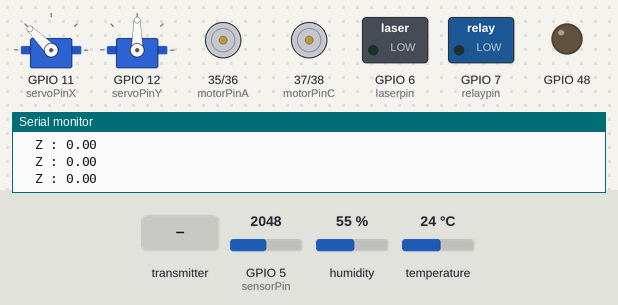
A sketch run on a simulated ESP32-S3. On the bench: 2 × servo, motor-driver pin pairs drawn as motors (green arrow = first pin HIGH = forward, orange = second pin HIGH = backward, longer = more drive), switched loads named in the sketch (green lamp = pin HIGH), output pins drawn as LEDs (lit = HIGH), the last lines printed to the serial monitor. Wiring (inferred from the names in the program): 2 × IR receiver: data GPIO 41 / data GPIO 42. The inputs (shaded band) are chosen by the test bench; at power-on: GPIO 5 (sensorPin) = 2048, humidity 55 %, temperature 24 °C.

Above: at 4.7 s.
4.8 s: the transmitter starts sending yVal = 4095
At 7.0 s:
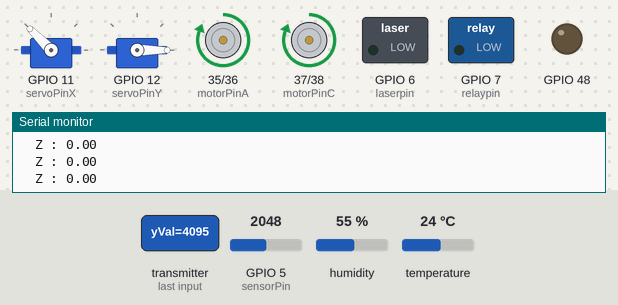
7.8 s: the transmitter starts sending xVal = 4095
At 10.2 s:
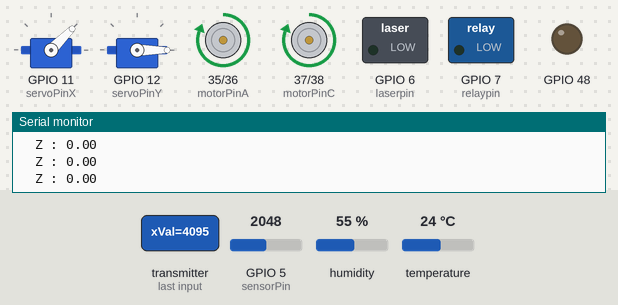
10.8 s: the transmitter starts sending myVal = 1024
At 11.9 s:
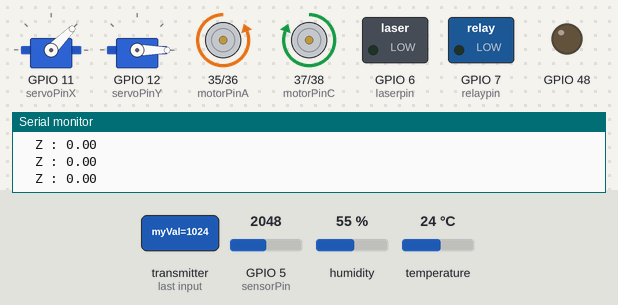
12.3 s: the transmitter starts sending mxVal = 1024
At 13.5 s:
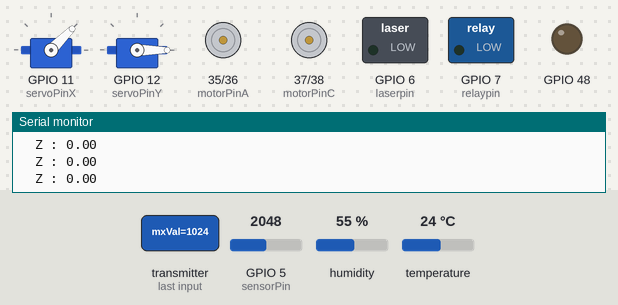
13.8 s: the transmitter starts sending btn1 = 1
At 14.8 s:
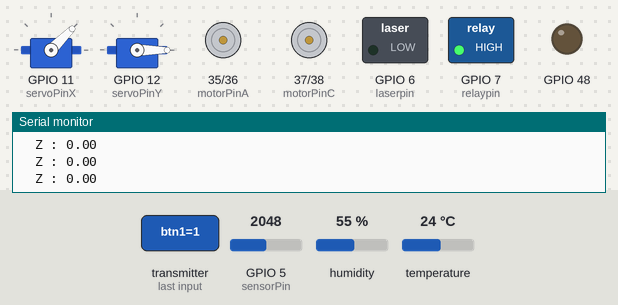
15.3 s: the transmitter starts sending btn2 = 1
At 16.5 s:
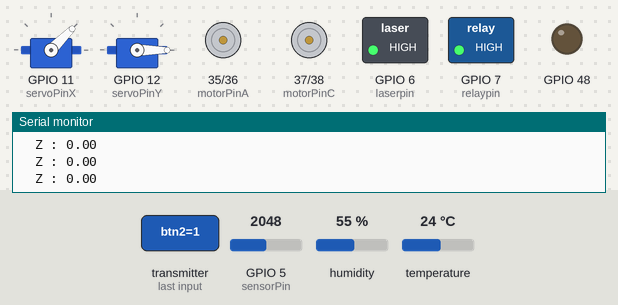
Timing chart, 0 to 17.8 s (numbered marks = the images above; inputs shaded):
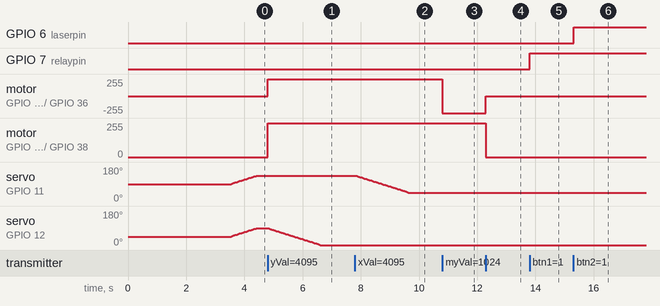

The sketch:

rangebot.ino
```cpp
//Libraries
  #include <Wire.h>
  #include <MPU6050_light.h>
  #include "Adafruit_HTU21DF.h"
  #include "WiFi.h"
  #include <esp_now.h>
  #include <ESP32Servo.h>

//Two Clock And SDA

  TwoWire I2C_1 = TwoWire(0);
  TwoWire I2C_2 = TwoWire(1);

//servo
  Servo servoX;  // Controls X-axisu
  Servo servoY;  // Controls Y-axis

  // Servo state variables for incremental movement
  float currentAngleX = 90.0;
  float currentAngleY = 45.0;
  int lastWrittenX = 90;
  int lastWrittenY = 45;

// Pin setup
  int servoPinY = 12;
  int servoPinX = 11;
  int laserpin = 6;//pre17
  const int relaypin = 7;//pre14

//wifiserver


//MPU6050
  MPU6050 mpu(I2C_1);
  Adafruit_HTU21DF htu = Adafruit_HTU21DF();

// Humidity damage threshold (%)
  const float HUMIDITY_DAMAGE_THRESHOLD = 105.0;

//timers
  unsigned long timer = 0;
  unsigned long timer2 = 0;
  unsigned long timer3 = 0;
  unsigned long telemetryTimer = 0;


//Pin setup 2
  int sensorPin = 5 ;
  int sensorValue=0;
  const int irSensor1Pin = 42;
  const int irSensor2Pin = 41;// The GPIO pin you chose (e.g., GPIO 15)
  int sensor1State = 0;
  int sensor2State = 0;


//wifiserver2


  typedef struct struct_message {
      int yVal,xVal;
      bool rVal;
      int myVal,mxVal;
      bool r2Val;
      bool btn1,btn2,btn3,btn4;
  } struct_message;

  // Create a struct_message called myData
  struct_message joy_one_value;
  //relay

  //reveiving Data


void OnDataRecv(const uint8_t *mac, const uint8_t *incomingData, int len) {
    memcpy(&joy_one_value, incomingData, sizeof(joy_one_value));
    //move motor
    moveMotor();
    // Move servo is now handled in the main loop for smooth time-based updates
    // Serial.print("VALUES INCOMING: ");
    // Serial.print(joy_one_value.xVal);
    // Serial.print(" ");
    // Serial.print(joy_one_value.yVal);
    // Serial.print(" ");
    // Serial.print(joy_one_value.rVal);
    // Serial.print(" ");
    // Serial.print(joy_one_value.mxVal);
    // Serial.print(" ");
    // Serial.print(joy_one_value.myVal);
    // Serial.print(" ");
    // Serial.print(joy_one_value.r2Val);
    // Serial.print(" ");
    // Serial.print(" Buttons :");
    // Serial.print(joy_one_value.btn1);
    // Serial.print(" ");
    // Serial.print(joy_one_value.btn2);
    // Serial.print(" ");
    // Serial.print(joy_one_value.btn3);
    // Serial.print(" ");
    // Serial.print(joy_one_value.btn4);
    // Serial.print(" ");
    // Serial.println(" End ");


  }
  uint8_t rangeRemoteMac[] = {0x10, 0x20, 0xBA, 0x4C, 0x5C, 0xC4};
  uint8_t battleGroundMac[] = {0x10, 0x20, 0xBA, 0x4C, 0x50, 0x8C};


void onDataSent(const wifi_tx_info_t *mac_addr, esp_now_send_status_t status) {
  // Serial.print("Send Status: ");
  // Serial.println(status == ESP_NOW_SEND_SUCCESS ? "Success" : "Fail");
  }

// Telemetry to BattleGround (layout must match BattleGround RangeBotTelemetry)
  typedef struct {
      int piezo;
      bool ir1;
      bool ir2;
      bool humidityHit;
      float m1;
    } RangeBotTelemetry;
    RangeBotTelemetry damages;


//Motor Module
  #define motorPinA 35
  #define motorPinB 36
  #define motorPinC 37
  #define motorPinD 38


void setup() {
  Serial.begin(115200);

  Serial.print("Setting AP (Access Point)…");
  WiFi.mode(WIFI_STA);

  delay(500);

  if (esp_now_init() != ESP_OK) {
    Serial.println("Error initializing ESP-NOW");
    return;
  }


  //servo
  servoX.attach(servoPinX);
  servoY.attach(servoPinY);
  servoX.write(90);
  servoY.write(45);

  //Motor Pin
      pinMode(motorPinA, OUTPUT);
      pinMode(motorPinB,OUTPUT);
      pinMode(motorPinC, OUTPUT);
      pinMode(motorPinD,OUTPUT);

  esp_now_register_recv_cb(esp_now_recv_cb_t(OnDataRecv));


  pinMode(irSensor1Pin, INPUT);
  pinMode(irSensor2Pin, INPUT);

  pinMode(relaypin,OUTPUT);
  pinMode(laserpin,OUTPUT);

  I2C_1.begin(20, 21, 400000); // I2C bus 1 (for MPU)
  I2C_2.begin(8, 9, 400000); // I2C bus 2 (for HTU21D)

  //MPU
  // if (!mpu.begin()) {
  //   Serial.println("MPU6050 not found!");
  // } else {
  //   Serial.println("MPU6050 ready");
  // }

  byte status=mpu.begin();
  Serial.print("MPU Status:");
  Serial.println(status);
  while(status!=0){}

  Serial.print("Do not move MPU:");
  delay(2000);
  mpu.calcOffsets();
  Serial.print("Done\n");

  //HTU
  if (!htu.begin(&I2C_2)) {
    Serial.println("HTU21D not found!");
  } else {
    Serial.println("HTU21D ready");
  }

  //WifiServer2- sending
  esp_now_register_send_cb(onDataSent);

  esp_now_peer_info_t peerInfo = {};
  memcpy(peerInfo.peer_addr, rangeRemoteMac, 6);
  peerInfo.channel = 0;
  peerInfo.encrypt = false;

  if (esp_now_add_peer(&peerInfo) != ESP_OK) {
    Serial.println("Failed to add peer!");
    return;
  }
  else {
    Serial.println("Range remote peer added");
  }

  memcpy(peerInfo.peer_addr, battleGroundMac, 6);
  if (esp_now_add_peer(&peerInfo) != ESP_OK) {
    Serial.println("Failed to add BattleGround peer!");
    return;
  }
  Serial.println("BattleGround peer added");


  pinMode(LED_BUILTIN, OUTPUT);
  digitalWrite(LED_BUILTIN, LOW);

  motorStop() ;

}
void loop() {
  //IR
  mpu.begin();

  sensor1State = digitalRead(irSensor1Pin);
  damages.ir1 = sensor1State;
  sensor2State = digitalRead(irSensor2Pin);
  damages.ir2 = sensor2State;
  // if (sensor1State == HIGH) {
  //   Serial.print("Out of range 1 \t");
  // } else {
  //   Serial.print("sensor1 :in Zone \t");
  // }
  // if (sensor2State == HIGH) {
  //   Serial.println("Out of range 2 \t");
  // } else {
  //   Serial.println("sensor2 :in Zone \t");
  // }

  //HTU
  float temp = htu.readTemperature();
  float humidity = htu.readHumidity();

  if (!isnan(humidity)) {
    damages.humidityHit = (humidity > HUMIDITY_DAMAGE_THRESHOLD);
  } else {
    damages.humidityHit = false;
  }

  if ((millis() - timer3) > 500) {
    Serial.print("Temp: ");
    Serial.print(isnan(temp) ? -999.0f : temp);
    Serial.print(" C  Humidity: ");
    if (isnan(humidity)) {
      Serial.print("ERR");
    } else {
      Serial.print(humidity);
      Serial.print(" %");
      if (damages.humidityHit) {
        Serial.print(" [WARNING: HIGH HUMIDITY - TAKING DAMAGE]");
      }
    }
    Serial.println();
    timer3 = millis();
  }

  //PIEZO

    sensorValue = analogRead(sensorPin);
    damages.piezo = sensorValue;
    // Serial.println(sensorValue);


  //MPU


  if((millis()-timer)>10){
    Serial.print("\tZ : ");
    damages.m1=mpu.getAngleZ();
    Serial.println(damages.m1);
    timer = millis();
  }

// Move servos
  if ((millis() - timer2) > 30) { // Update servo position every 30ms
    moveServo();
    timer2 = millis();
  }

  //Move Motors
  //Laser ON

  if(joy_one_value.btn2==HIGH){
    digitalWrite(laserpin,HIGH);
    }
    else{
      digitalWrite(laserpin,LOW);
  }

  //on relay

  if(joy_one_value.btn1==HIGH){
    digitalWrite(relaypin,HIGH);
    }
    else{
      digitalWrite(relaypin,LOW);
  }

  //sending data through server
  if ((millis() - telemetryTimer) > 100) {
    esp_now_send(rangeRemoteMac, (uint8_t *)&damages, sizeof(damages));
    esp_now_send(battleGroundMac, (uint8_t *)&damages, sizeof(damages));
    telemetryTimer = millis();
  }

}
//Motor Module Functions
  void moveMotor(){
    if(joy_one_value.myVal>4000){
      moveForward();
    }
    else{
      motorStop();
      if(joy_one_value.myVal<300){
        moveBackward();
      }
      else{
          motorStop();
          if(joy_one_value.mxVal>4000){
            turnRight();
          }
          else{
            motorStop();
            if(joy_one_value.mxVal<300){
              turnLeft();
            }
            else{
              motorStop();
            }
          }
      }
    }
  }
  void moveBackward(){
    digitalWrite(motorPinA,HIGH);
    digitalWrite(motorPinB,LOW);
    digitalWrite(motorPinC,HIGH);
    digitalWrite(motorPinD,LOW);
  }
  void moveForward(){
    digitalWrite(motorPinA,LOW);
    digitalWrite(motorPinB,HIGH);
    digitalWrite(motorPinC,LOW);
    digitalWrite(motorPinD,HIGH);
  }
  void turnRight(){
    digitalWrite(motorPinA,HIGH);
    digitalWrite(motorPinB,LOW);
    digitalWrite(motorPinC,LOW);
    digitalWrite(motorPinD,HIGH);
  }
  void turnLeft(){
    digitalWrite(motorPinA,LOW);
    digitalWrite(motorPinB,HIGH);
    digitalWrite(motorPinC,HIGH);
    digitalWrite(motorPinD,LOW);
  }
  void motorStop(){
    digitalWrite(motorPinA,LOW);
    digitalWrite(motorPinB,LOW);
    digitalWrite(motorPinC,LOW);
    digitalWrite(motorPinD,LOW);
  }

//move servo function

  void moveServo(){
    // Deadzone constants
    const int centerVal = 2048; // Assuming 12-bit ADC (0-4095)
    const int deadzone = 300;   // Ignore values between 1748 and 2348

    // Speed constants
    const float minSpeed = 0.5; // Minimum degrees per tick to avoid vibration
    const float maxSpeed = 2.0; // Maximum degrees per tick

    float incrementX = 0.0;
    float incrementY = 0.0;

    // Calculate X increment
    if (joy_one_value.xVal > (centerVal + deadzone)) {
      // Map joystick value to speed (inverted if necessary based on physical setup)
      incrementX = -1.0 * (minSpeed + ((float)(joy_one_value.xVal - (centerVal + deadzone)) / (4095 - (centerVal + deadzone))) * (maxSpeed - minSpeed));
    } else if (joy_one_value.xVal < (centerVal - deadzone)) {
      incrementX = minSpeed + ((float)((centerVal - deadzone) - joy_one_value.xVal) / (centerVal - deadzone)) * (maxSpeed - minSpeed);
    }

    // Calculate Y increment
    if (joy_one_value.yVal > (centerVal + deadzone)) {
      incrementY = -1.0 * (minSpeed + ((float)(joy_one_value.yVal - (centerVal + deadzone)) / (4095 - (centerVal + deadzone))) * (maxSpeed - minSpeed));
    } else if (joy_one_value.yVal < (centerVal - deadzone)) {
      incrementY = minSpeed + ((float)((centerVal - deadzone) - joy_one_value.yVal) / (centerVal - deadzone)) * (maxSpeed - minSpeed);
    }

    // Apply increments
    currentAngleX += incrementX;
    currentAngleY += incrementY;

    // Constrain to physical limits
    currentAngleX = constrain(currentAngleX, 45.0, 135.0);
    currentAngleY = constrain(currentAngleY, 0.0, 90.0);

    // Write to servos only if integer value changes (vibration mitigation)
    int newWrittenX = (int)currentAngleX;
    int newWrittenY = (int)currentAngleY;

    if (newWrittenX != lastWrittenX) {
      servoX.write(newWrittenX);
      lastWrittenX = newWrittenX;
    }

    if (newWrittenY != lastWrittenY) {
      servoY.write(newWrittenY);
      lastWrittenY = newWrittenY;
    }
  }
```

Measured:
- after the input at 4.8 s, motor on GPIO 35 (motorPinA) / GPIO 36 (motorPinB), motor on GPIO 37 (motorPinC) / GPIO 38 (motorPinD): stopped → forward 255/255 at once; servo on GPIO 12 (servoPinY): moves from 90° to 0° over 1.8 s, starting at once
- after the input at 7.8 s, servo on GPIO 11 (servoPinX): moves from 135° to 45° over 1.8 s, starting at once
- after the input at 10.8 s, motor on GPIO 35 (motorPinA) / GPIO 36 (motorPinB): forward 255/255 → backward 255/255 at once
- after the input at 12.3 s, motor on GPIO 35 (motorPinA) / GPIO 36 (motorPinB): backward 255/255 → stopped at once; motor on GPIO 37 (motorPinC) / GPIO 38 (motorPinD): forward 255/255 → stopped at once
- after the input at 13.8 s, GPIO 7 (relaypin): LOW → HIGH at once
- after the input at 15.3 s, GPIO 6 (laserpin): LOW → HIGH at once
